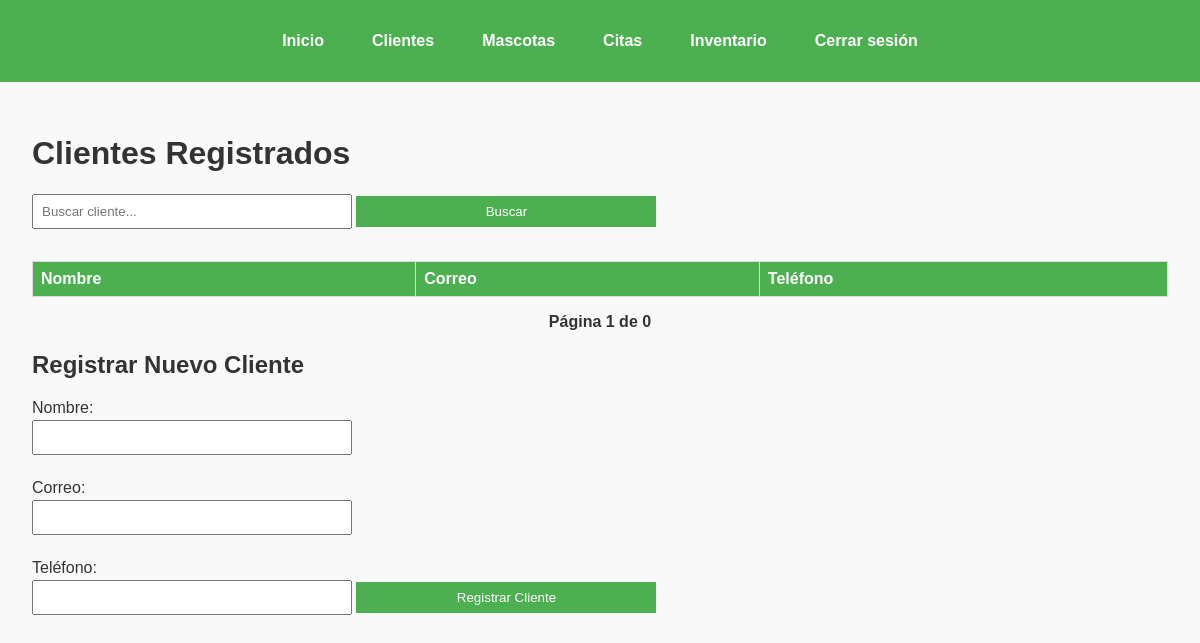
/clientes (signed in), run on an earlier commit of the app's database.
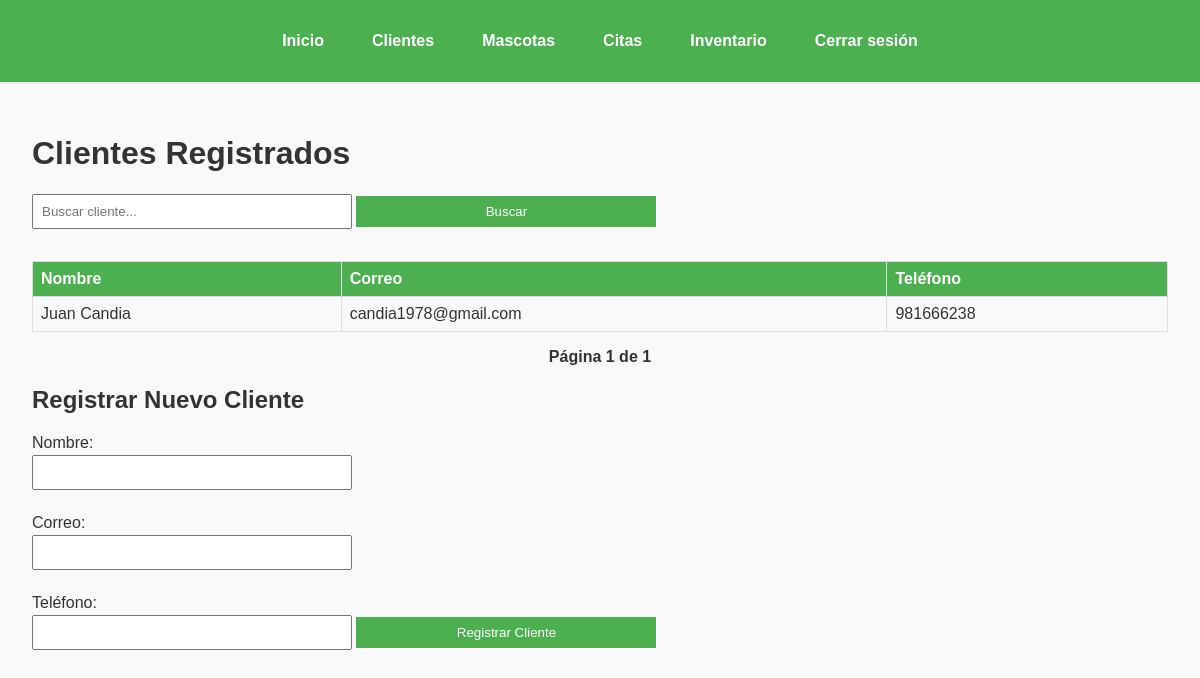
And on a later commit of the database.
### models/models.py (models this page shows)
class Cliente(db.Model):
    id = db.Column(db.Integer, primary_key=True)
    nombre = db.Column(db.String(100), nullable=False)
    correo = db.Column(db.String(120), unique=True, nullable=False)
    telefono = db.Column(db.String(20), nullable=False)
    mascotas = db.relationship('Mascota', backref='dueño', lazy=True)

### routes/routes.py (the view)
    @app.route('/clientes')
    @login_required
    def listar_clientes():
        search = request.args.get('search', '', type=str)
        page = request.args.get('page', 1, type=int)
        if search:
            clientes = Cliente.query.filter(
                Cliente.nombre.ilike(f'%{search}%') |
                Cliente.correo.ilike(f'%{search}%') |
                Cliente.telefono.ilike(f'%{search}%')
            ).paginate(page=page, per_page=5)
        else:
            clientes = Cliente.query.paginate(page=page, per_page=5)
        return render_template('clientes.html', clientes=clientes, search=search)

### app.py (called while the page is built)
@login_manager.user_loader
def load_user(user_id):
    return Usuario.query.get(int(user_id))

### templates/clientes.html (shortened to what this page needs)
{% extends "base.html" %}
{% block content %}
<h1>Clientes Registrados</h1>
<form method="GET" action="{{ url_for('listar_clientes') }}">
    <input type="text" name="search" placeholder="Buscar cliente..." value="{{ search }}">
    <button type="submit">Buscar</button>
</form>
<table>
    <thead>
        <tr>
            <th>Nombre</th>
            <th>Correo</th>
            <th>Teléfono</th>
        </tr>
    </thead>
    <tbody>
        {% for cliente in clientes.items %}
        <tr>
            <td>{{ cliente.nombre }}</td>
            <td>{{ cliente.correo }}</td>
            <td>{{ cliente.telefono }}</td>
        </tr>
        {% endfor %}
    </tbody>
</table>
<div class="pagination">
    <span>Página {{ clientes.page }} de {{ clientes.pages }}</span>
</div>
<h2>Registrar Nuevo Cliente</h2>
<form action="/agregar_cliente" method="POST">
    <label for="nombre">Nombre:</label>
    <input type="text" name="nombre" id="nombre" required>
    <label for="correo">Correo:</label>
    <input type="email" name="correo" id="correo" required>
    <label for="telefono">Teléfono:</label>
    <input type="text" name="telefono" id="telefono" required>
    <button type="submit">Registrar Cliente</button>
</form>
{% endblock %}

### templates/base.html (shortened to what this page needs)
<!DOCTYPE html>
<html lang="es">
<head>
    <link rel="stylesheet" href="/static/styles.css">
</head>
<body>
    <header>
        <nav>
            <ul class="menu">
                <li><a href="{{ url_for('home') }}">Inicio</a></li>
                {% if current_user.is_authenticated %}
                    <li><a href="{{ url_for('listar_clientes') }}">Clientes</a></li>
                    <li><a href="{{ url_for('listar_mascotas') }}">Mascotas</a></li>
                    <li><a href="{{ url_for('listar_citas') }}">Citas</a></li>
                    <li><a href="{{ url_for('listar_inventario') }}">Inventario</a></li>
                    <li><a href="{{ url_for('logout') }}">Cerrar sesión</a></li>
                {% else %}
                    <li><a href="{{ url_for('login') }}">Iniciar sesión</a></li>
                    <li><a href="{{ url_for('register') }}">Registrarse</a></li>
                {% endif %}
            </ul>
        </nav>
    </header>
    <main>
        {% block content %}{% endblock %}
    </main>
</body>
</html>

### static/styles.css (style rules this page uses)
body { font-family: Arial, sans-serif; margin: 0; padding: 0; background-color: #f9f9f9; color: #333; }
header { background-color: #4CAF50; padding: 1rem; text-align: center; color: white; }
header nav ul { list-style-type: none; padding: 0; margin: 0; display: flex; justify-content: center; }
header nav ul li { margin: 0 1rem; }
header nav ul li a { text-decoration: none; color: white; font-weight: bold; }
.menu { list-style: none; margin: 0; padding: 0; display: flex; background-color: #4CAF50; }
.menu li { margin: 0; padding: 0; }
.menu li a { display: block; padding: 1rem 1.5rem; color: white; text-decoration: none; font-weight: bold; }
main { padding: 2rem; }
table { width: 100%; border-collapse: collapse; margin: 1rem 0; }
table th, table td { border: 1px solid #ddd; padding: 0.5rem; text-align: left; }
table th { background-color: #4CAF50; color: white; }
form { margin-top: 1rem; }
form label { display: block; margin: 0.5rem 0 0.2rem; }
form input, form button { padding: 0.5rem; margin-bottom: 1rem; width: 100%; max-width: 300px; }
form button { background-color: #4CAF50; color: white; border: none; cursor: pointer; }
.pagination { margin: 1rem 0; display: flex; justify-content: center; align-items: center; gap: 1rem; }
.pagination span { font-weight: bold; color: #333; }

What changed in the data, as far as the page shows it:
added Cliente: nombre "Juan Candia", correo "candia1978@gmail.com", telefono "981666238"
Also different on the page:
{{ clientes.pages }}: "0" → "1"
